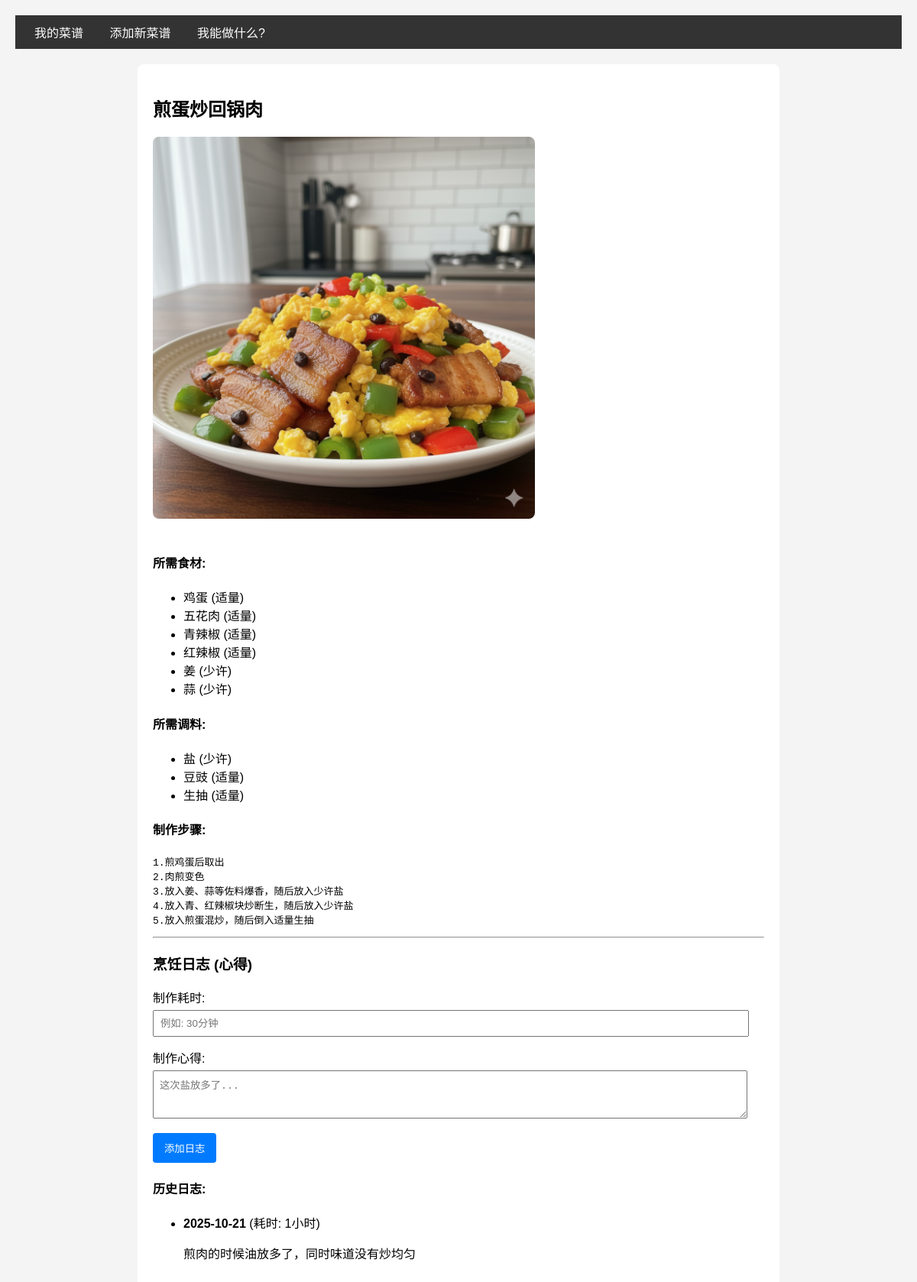
/recipe/1, run on the app's committed database.
### app.py (models this page shows)
class Recipe(db.Model):
    id = db.Column(db.Integer, primary_key=True)
    name = db.Column(db.String(100), nullable=False, unique=True)
    instructions = db.Column(db.Text, nullable=True)
    image_file = db.Column(db.String(100), nullable=False, default='default.jpg')
    ingredients = db.relationship('Ingredient', backref='recipe', lazy=True, cascade="all, delete-orphan")
    seasonings = db.relationship('Seasoning', backref='recipe', lazy=True, cascade="all, delete-orphan")
    logs = db.relationship('CookingLog', backref='recipe', lazy=True, cascade="all, delete-orphan")

class Ingredient(db.Model):
    id = db.Column(db.Integer, primary_key=True)
    name = db.Column(db.String(100), nullable=False)
    quantity = db.Column(db.String(50), nullable=True) # 比如 "2个" 或 "500克"
    recipe_id = db.Column(db.Integer, db.ForeignKey('recipe.id'), nullable=False)

class Seasoning(db.Model):
    id = db.Column(db.Integer, primary_key=True)
    name = db.Column(db.String(100), nullable=False)
    quantity = db.Column(db.String(50), nullable=True) # 比如 "少许" 或 "3勺"
    recipe_id = db.Column(db.Integer, db.ForeignKey('recipe.id'), nullable=False)

class CookingLog(db.Model):
    id = db.Column(db.Integer, primary_key=True)
    date_cooked = db.Column(db.DateTime, nullable=False, default=datetime.datetime.utcnow)
    time_taken = db.Column(db.String(50), nullable=True) # 比如 "30分钟"
    notes = db.Column(db.Text, nullable=True) # 制作心得
    recipe_id = db.Column(db.Integer, db.ForeignKey('recipe.id'), nullable=False)

### app.py (the view)
@app.route('/recipe/<int:recipe_id>')
def recipe_detail(recipe_id):
    recipe = Recipe.query.get_or_404(recipe_id)
    return render_template('recipe_detail.html', recipe=recipe)

### templates/recipe_detail.html
{% extends "base.html" %}
{% block content %}
    <h2>{{ recipe.name }}</h2>
    <div class="recipe-image">
        <img src="{{ url_for('static', filename='uploads/' + recipe.image_file) }}"
             alt="{{ recipe.name }}"
             style="width:100%; max-width:500px; height:auto; border-radius: 8px; margin-bottom: 20px;">
    </div>
    <h4>所需食材:</h4>
    <ul>
        {% for ingredient in recipe.ingredients %}
            <li>{{ ingredient.name }} ({{ ingredient.quantity }})</li>
        {% else %}
            <li>未添加食材</li>
        {% endfor %}
    </ul>
    <h4>所需调料:</h4>
    <ul>
        {% for seasoning in recipe.seasonings %}
            <li>{{ seasoning.name }} ({{ seasoning.quantity }})</li>
        {% else %}
            <li>未添加调料</li>
        {% endfor %}
    </ul>
    <h4>制作步骤:</h4>
    <pre>{{ recipe.instructions | default('未添加步骤') }}</pre>
    <hr>
    <h3>烹饪日志 (心得)</h3>
    <form action="{{ url_for('add_log', recipe_id=recipe.id) }}" method="POST">
        <div class="form-group">
            <label for="time_taken">制作耗时:</label>
            <input type="text" id="time_taken" name="time_taken" placeholder="例如: 30分钟">
        </div>
        <div class="form-group">
            <label for="notes">制作心得:</label>
            <textarea id="notes" name="notes" rows="3" placeholder="这次盐放多了..."></textarea>
        </div>
        <button type="submit" class="btn">添加日志</button>
    </form>
    <h4>历史日志:</h4>
    <ul>
        {% for log in recipe.logs | reverse %}
            <li>
                <strong>{{ log.date_cooked.strftime('%Y-%m-%d') }}</strong>
                (耗时: {{ log.time_taken | default('N/A') }})
                <p>{{ log.notes }}</p>
            </li>
        {% else %}
            <li>暂无历史日志。</li>
        {% endfor %}
    </ul>
{% endblock %}

### templates/base.html (shortened to what this page needs)
<!DOCTYPE html>
<html lang="zh-CN">
<head>
</head>
<body>
    <nav>
        <a href="{{ url_for('index') }}">我的菜谱</a>
        <a href="{{ url_for('add_recipe') }}">添加新菜谱</a>
        <a href="{{ url_for('what_can_i_make') }}">我能做什么?</a>
    </nav>
    <div class="container">
        {% block content %}{% endblock %}
    </div>
</body>
</html>

### templates/base.html (style rules this page uses)
body { font-family: Arial, sans-serif; margin: 20px; background-color: #f4f4f4; }
nav { background: #333; padding: 10px; margin-bottom: 20px; }
nav a { color: white; text-decoration: none; padding: 10px 15px; }
.container { max-width: 800px; margin: auto; background: white; padding: 20px; border-radius: 8px; }
.form-group { margin-bottom: 15px; }
.form-group label { display: block; margin-bottom: 5px; }
.form-group input, .form-group textarea { width: 95%; padding: 8px; }
.btn { background: #007BFF; color: white; padding: 10px 15px; border: none; border-radius: 4px; cursor: pointer; }

### data on the page
Recipe: name "煎蛋炒回锅肉", image_file (picture), instructions "1.煎鸡蛋后取出 2.肉煎变色 3.放入姜、蒜等佐料爆香，随后放入少许盐 4.放入青、红辣椒块炒断生，随后放入少许盐 5.放入煎蛋混炒，随后倒入适量生抽"
Ingredient: name "鸡蛋", quantity "适量"
Ingredient: name "五花肉", quantity "适量"
Ingredient: name "青辣椒", quantity "适量"
Ingredient: name "红辣椒", quantity "适量"
Ingredient: name "姜", quantity "少许"
Ingredient: name "蒜", quantity "少许"
Seasoning: name "盐", quantity "少许"
Seasoning: name "豆豉", quantity "适量"
Seasoning: name "生抽", quantity "适量"
CookingLog: date_cooked "2025-10-21", time_taken "1小时", notes "煎肉的时候油放多了，同时味道没有炒均匀"
